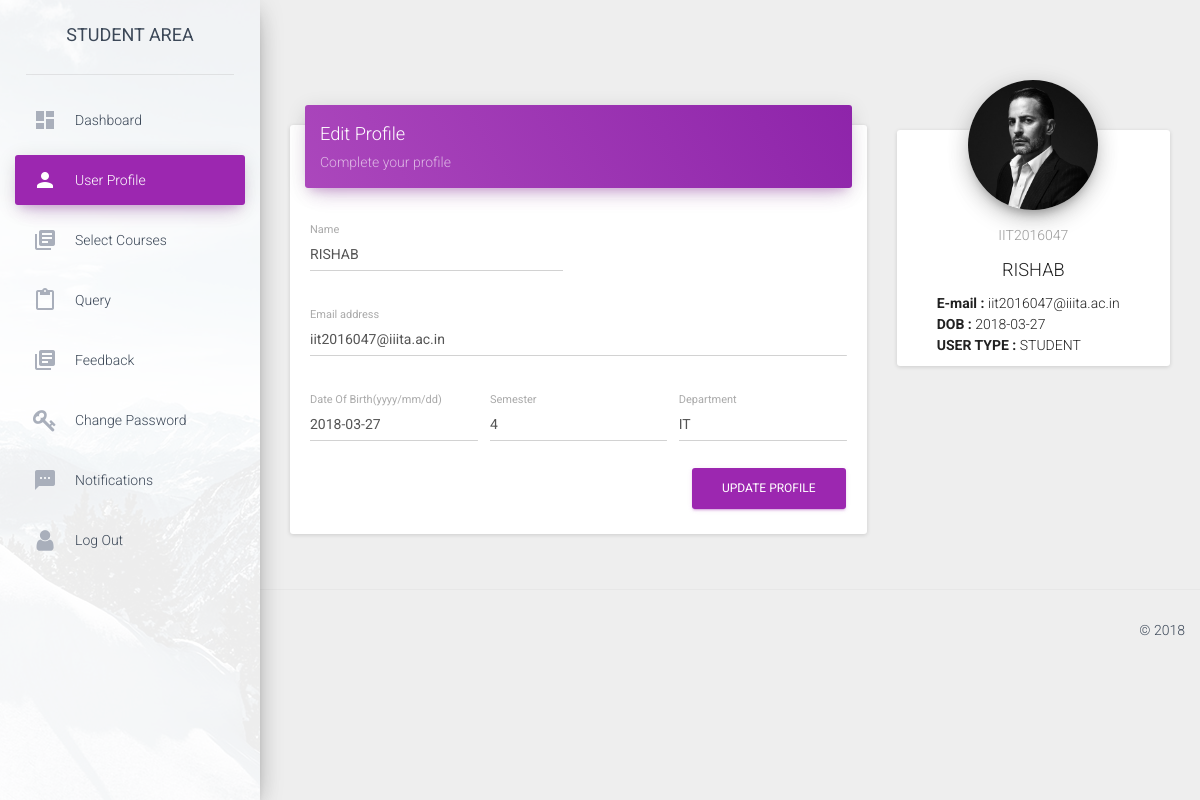
Screenshot of /profile/iit2016047 (signed in) with the database file from the repository.
### app.py (models this page shows, shortened)
class users(db.Model):
	__tablename__ = 'users'
	column_display_pk = True
	email = db.Column(db.String(40),primary_key=True)
	username = db.Column(db.String(40))
	name = db.Column(db.String(50))
	dob = db.Column(db.Date())
	password = db.Column(db.String(50))
	type1 = db.Column(db.String(20))
	semester = db.Column(db.Integer)
	department = db.Column(db.String(30))
	is_active = db.Column(db.Integer)
	secret_key = db.Column(db.Integer)

### app.py (the view, shortened to what this page needs)
@app.route('/profile/<id>',methods = ['GET','POST'])
def profile(id):
	global current
	message=None
	if session.get('logged_in') :
		if request.method == 'GET':
			conn = sqlite3.connect('students.sqlite3')
			cur = conn.cursor()
			cur.execute("SELECT * FROM users WHERE username = (?)",(current,))
			users = cur.fetchone()
			cur.execute("SELECT * FROM query WHERE useremail = (?) and seen = (?)",(id+"@iiita.ac.in",0,))
			notifications = cur.fetchall()
			if notifications==[]:
				notifications=None
			conn.close()
			return render_template("user.html",users=users,notifications=notifications,message=message)
	return redirect(url_for('login'))

### templates/user.html (shortened to what this page needs)
<!doctype html>
<html lang="en">
<head>
    <link href="../static/css/bootstrap.min.css" rel="stylesheet" />
    <link href="../static/css/material-dashboard.css?v=1.2.0" rel="stylesheet" />
    <link href="../static/css/demo.css" rel="stylesheet" />
    <link href="http://maxcdn.bootstrapcdn.com/font-awesome/latest/css/font-awesome.min.css" rel="stylesheet">
</head>
<body>
    <div class="wrapper">
        <div class="sidebar" data-color="purple" data-image="../static/img/sidebar-1.jpg">
            <div class="logo">
                <label class="simple-text">
                    STUDENT AREA
                </label>
            </div>
            <div class="sidebar-wrapper">
                <ul class="nav">
                     <li>
                        <a href="{{url_for('dashboard',id=users[1])}}">
                            <i class="material-icons">dashboard</i>
                            <p>Dashboard</p>
                        </a>
                    </li>
                    <li class="active">
                        <a href="{{url_for('profile',id=users[1])}}">
                            <i class="material-icons">person</i>
                            <p>User Profile</p>
                        </a>
                    </li>
                    <li>
                        <a href="{{url_for('courses')}}">
                            <i class="material-icons">library_books</i>
                            <p>Select Courses</p>
                        </a>
                    </li>
                    <li>
                        <a href="{{url_for('query')}}">
                            <i class="material-icons">content_paste</i>
                            <p>Query</p>
                        </a>
                    </li>
                    <li>
                        <a href="{{url_for('feedback')}}">
                            <i class="material-icons">library_books</i>
                            <p>Feedback</p>
                        </a>
                    </li>
		    <li>
                        <a href="{{url_for('change_password',id=users[1])}}">
                            <i class="fa fa-key"></i>
                            <p>Change Password</p>
                        </a>
                    </li>
		    <li>
                        <a href="{{url_for('notifications')}}">
                            <i class="material-icons">sms</i>
                            {% if notifications is none %}<p>Notifications</p>{% else %}<p style="color:red;">Notifications</p>{% endif %}
                        </a>
                    </li>
                    <li>
                        <a href="{{url_for('logout')}}">
                            <i class="fa fa-user"></i>
                            <p>Log Out</p>
                        </a>
                    </li>
                </ul>
            </div>
        </div>
        <div class="main-panel">
            <div class="content">
                <div class="container-fluid">
                    <div class="row">
                        <div class="col-md-8">
                            <div class="card">
                                <div class="card-header" data-background-color="purple">
                                    <h4 class="title">Edit Profile</h4>
                                    <p class="category">Complete your profile</p>
                                </div>
                                <div class="card-content">
                                    <form  method="POST">
                                        <div class="row">
                                            <div class="col-md-6">
                                                <div class="form-group label-floating">
                                                    <label class="control-label">Name</label>
                                                    <input name="name" type="text" class="form-control" value="{{users[2].upper()}}">
                                                </div>
                                            </div>
                                        </div>
					<div class="row">
                                            <div class="col-md-14">
                                                <div class="form-group label-floating">
                                                    <label class="control-label">Email address</label>
                                                    <input name="mail" type="email" class="form-control" value="{{users[0]}}" readonly>
                                                </div>
                                            </div>
                                        </div>
                                        <div class="row">
                                            <div class="col-md-4">
                                                <div class="form-group label-floating">
                                                    <label class="control-label">Date Of Birth(yyyy/mm/dd)</label>
                                                    <input name="dob" type="text" class="form-control" value="{{users[3].upper()}}">
                                                </div>
                                            </div>
                                            <div class="col-md-4">
                                                <div class="form-group label-floating">
                                                    <label class="control-label">Semester</label>
                                                    <input name="sem" type="text" class="form-control" value="{{users[6]}}">
                                                </div>
                                            </div>
                                            <div class="col-md-4">
                                                <div class="form-group label-floating">
                                                    <label class="control-label">Department</label>
                                                    <input name="depart" type="text" class="form-control" value="{{users[7]}}">
                                                </div>
                                            </div>
                                        </div>
                                        <button type="submit" class="btn btn-primary pull-right">Update Profile</button>
                                        <div class="clearfix"></div>
                                    </form>
                                </div>
                            </div>
                        </div>
                        <div class="col-md-4">
                            <div class="card card-profile">
                                <div class="card-avatar">
                                    <a href="#pablo">
                                        <img class="img" src="../static/img/faces/marc.jpg" />
                                    </a>
                                </div>
                                <div class="content">
                                    <h6 class="category text-gray">{{users[1].upper()}}</h6>
                                    <h4 class="card-title">{{users[2].upper()}}</h4>
                                    <p style = "text-align: left; padding-left: 40px">
                                        <strong>    E-mail    : </strong> {{users[0]}} <br>
                                        <strong>    DOB       : </strong> {{users[3].upper()}} <br>
                                        <strong>    USER TYPE : </strong> {{users[5].upper()}} <br>
                                    </p>
                                </div>
                            </div>
                        </div>
                    </div>
                </div>
            </div>
            <footer class="footer">
                <div class="container-fluid">
                    <p class="copyright pull-right">
                        &copy;
                        </p>
                </div>
            </footer>
        </div>
    </div>
</body>
</html>

### rows the page displays
users: name "RISHAB", mail "iit2016047@iiita.ac.in", dob "2018-03-27", sem "4", depart "IT", username "IIT2016047", email "iit2016047@iiita.ac.in", type1 "STUDENT"
